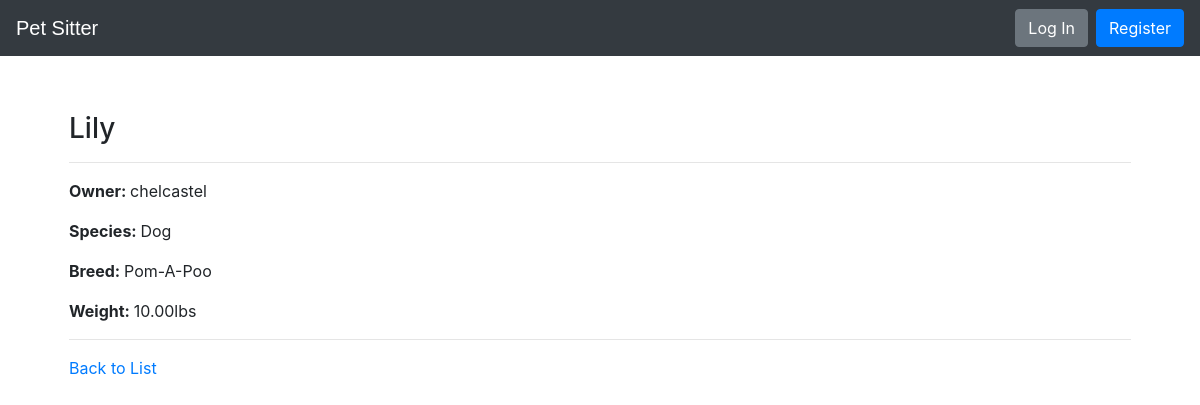
/pets/3/, run on an earlier commit of the app's database.
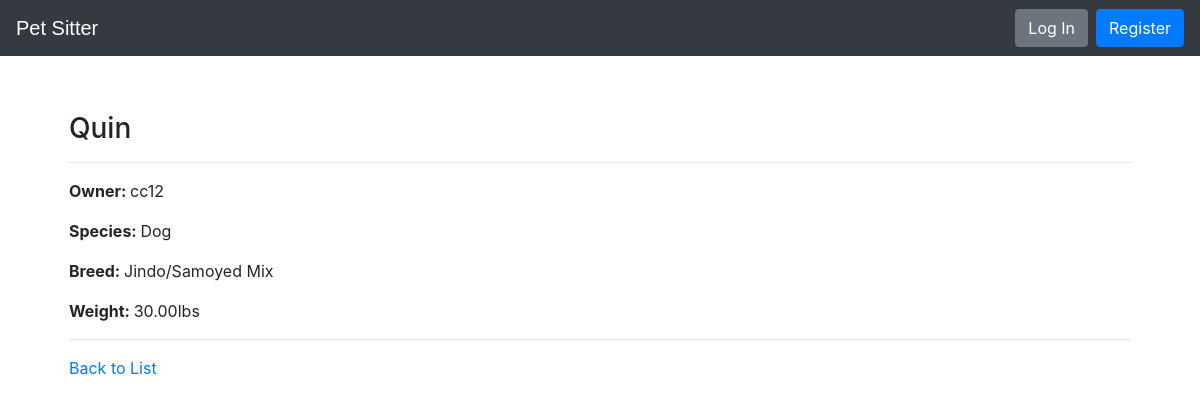
And on a later commit of the database.
### pets/models.py (models this page shows, shortened)
class Pet(models.Model):
    pet_name = models.CharField(max_length=200)
    species = models.CharField(max_length=200)
    breed = models.CharField(max_length=200)
    weight_in_pounds = models.DecimalField(max_digits=5, decimal_places=2)
    owner = models.ForeignKey(User, on_delete=models.CASCADE)
    slug = models.CharField(max_length=200, blank=True, editable=False)

### pets/views.py (the view)
# urls.py: path('pets/<int:pet_id>/', PetDetailView.as_view(), name='pet-detail-page'),
class PetDetailView(DetailView):
    def get(self, req, pet_id):
        return render(req, 'pet/pet_detail.html', {
            'pet': Pet.objects.get(id=pet_id)
        })

### pets/templates/pet/pet_detail.html
{% extends "base.html" %}
{% block content %}
  <div class="row">
    <div class="col m-4">
      <h3>{{ pet.pet_name }}</h3>
      <hr>
      <p>
          <strong>
              Owner:
          </strong>
          {{pet.owner}}
      </p>
      <p>
          <strong>
              Species:
          </strong>
          {{pet.species}}
      </p>
      <p>
          <strong>
              Breed:
          </strong>
          {{pet.breed}}
      </p>
      <p>
          <strong>
              Weight:
          </strong>
          {{pet.weight_in_pounds}}lbs
      </p>
      <hr>
      <a href="{% url 'pets-list-page' %}">Back to List</a>
    </div>
  </div>
{% endblock %}

What changed in the data, as far as the page shows it:
changed Pet "Dog": pet_name "Lily" → "Quin"; owner "chelcastel" → "cc12"; breed "Pom-A-Poo" → "Jindo/Samoyed Mix"; weight_in_pounds "10.00" → "30.00"
